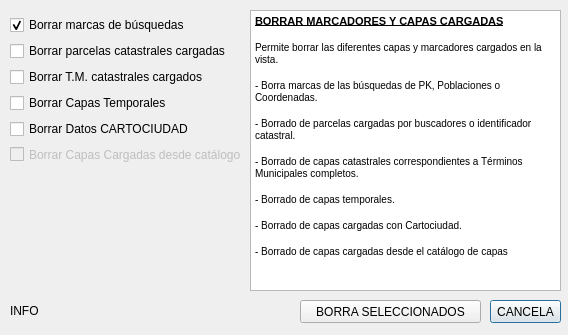
<?xml version="1.0" encoding="UTF-8"?>
<ui version="4.0">
 <author>Agustín Solabre</author>
 <class>jclm_borrarmarcadores</class>
 <widget class="QDialog" name="jclm_borrarmarcadores">
  <property name="geometry">
   <rect>
    <x>0</x>
    <y>0</y>
    <width>568</width>
    <height>335</height>
   </rect>
  </property>
  <property name="windowTitle">
   <string>Borrar Marcas y Capas Cargadas</string>
  </property>
  <widget class="QTextBrowser" name="txbAyuda">
   <property name="geometry">
    <rect>
     <x>250</x>
     <y>10</y>
     <width>311</width>
     <height>281</height>
    </rect>
   </property>
   <property name="html">
    <string>&lt;!DOCTYPE HTML PUBLIC &quot;-//W3C//DTD HTML 4.0//EN&quot; &quot;http://www.w3.org/TR/REC-html40/strict.dtd&quot;&gt;
&lt;html&gt;&lt;head&gt;&lt;meta name=&quot;qrichtext&quot; content=&quot;1&quot; /&gt;&lt;style type=&quot;text/css&quot;&gt;
p, li { white-space: pre-wrap; }
&lt;/style&gt;&lt;/head&gt;&lt;body style=&quot; font-family:'MS Shell Dlg 2'; font-size:8.25pt; font-weight:400; font-style:normal;&quot;&gt;
&lt;p style=&quot; margin-top:0px; margin-bottom:0px; margin-left:0px; margin-right:0px; -qt-block-indent:0; text-indent:0px;&quot;&gt;&lt;span style=&quot; font-weight:600; text-decoration: underline;&quot;&gt;BORRAR MARCADORES Y CAPAS CARGADAS&lt;/span&gt;&lt;/p&gt;
&lt;p style=&quot;-qt-paragraph-type:empty; margin-top:0px; margin-bottom:0px; margin-left:0px; margin-right:0px; -qt-block-indent:0; text-indent:0px; font-size:7.8pt; text-decoration: underline;&quot;&gt;&lt;br /&gt;&lt;/p&gt;
&lt;p style=&quot; margin-top:0px; margin-bottom:0px; margin-left:0px; margin-right:0px; -qt-block-indent:0; text-indent:0px;&quot;&gt;&lt;span style=&quot; font-size:7.8pt;&quot;&gt;Permite borrar las diferentes capas y marcadores cargados en la vista.&lt;/span&gt;&lt;/p&gt;
&lt;p style=&quot;-qt-paragraph-type:empty; margin-top:0px; margin-bottom:0px; margin-left:0px; margin-right:0px; -qt-block-indent:0; text-indent:0px; font-size:7.8pt;&quot;&gt;&lt;br /&gt;&lt;/p&gt;
&lt;p style=&quot; margin-top:0px; margin-bottom:0px; margin-left:0px; margin-right:0px; -qt-block-indent:0; text-indent:0px;&quot;&gt;&lt;span style=&quot; font-size:7.8pt;&quot;&gt;- Borra marcas de las búsquedas de PK, Poblaciones o Coordenadas.&lt;/span&gt;&lt;/p&gt;
&lt;p style=&quot;-qt-paragraph-type:empty; margin-top:0px; margin-bottom:0px; margin-left:0px; margin-right:0px; -qt-block-indent:0; text-indent:0px; font-size:7.8pt;&quot;&gt;&lt;br /&gt;&lt;/p&gt;
&lt;p style=&quot; margin-top:0px; margin-bottom:0px; margin-left:0px; margin-right:0px; -qt-block-indent:0; text-indent:0px;&quot;&gt;&lt;span style=&quot; font-size:7.8pt;&quot;&gt;- Borrado de parcelas cargadas por buscadores o identificador catastral.&lt;/span&gt;&lt;/p&gt;
&lt;p style=&quot;-qt-paragraph-type:empty; margin-top:0px; margin-bottom:0px; margin-left:0px; margin-right:0px; -qt-block-indent:0; text-indent:0px; font-size:7.8pt;&quot;&gt;&lt;br /&gt;&lt;/p&gt;
&lt;p style=&quot; margin-top:0px; margin-bottom:0px; margin-left:0px; margin-right:0px; -qt-block-indent:0; text-indent:0px;&quot;&gt;&lt;span style=&quot; font-size:7.8pt;&quot;&gt;- Borrado de capas catastrales correspondientes a Términos Municipales completos.&lt;/span&gt;&lt;/p&gt;
&lt;p style=&quot;-qt-paragraph-type:empty; margin-top:0px; margin-bottom:0px; margin-left:0px; margin-right:0px; -qt-block-indent:0; text-indent:0px; font-size:7.8pt;&quot;&gt;&lt;br /&gt;&lt;/p&gt;
&lt;p style=&quot; margin-top:0px; margin-bottom:0px; margin-left:0px; margin-right:0px; -qt-block-indent:0; text-indent:0px;&quot;&gt;&lt;span style=&quot; font-size:7.8pt;&quot;&gt;- Borrado de capas temporales.&lt;/span&gt;&lt;/p&gt;
&lt;p style=&quot;-qt-paragraph-type:empty; margin-top:0px; margin-bottom:0px; margin-left:0px; margin-right:0px; -qt-block-indent:0; text-indent:0px; font-size:7.8pt;&quot;&gt;&lt;br /&gt;&lt;/p&gt;
&lt;p style=&quot; margin-top:0px; margin-bottom:0px; margin-left:0px; margin-right:0px; -qt-block-indent:0; text-indent:0px;&quot;&gt;&lt;span style=&quot; font-size:7.8pt;&quot;&gt;- Borrado de capas cargadas con Cartociudad.&lt;/span&gt;&lt;/p&gt;
&lt;p style=&quot;-qt-paragraph-type:empty; margin-top:0px; margin-bottom:0px; margin-left:0px; margin-right:0px; -qt-block-indent:0; text-indent:0px; font-size:7.8pt;&quot;&gt;&lt;br /&gt;&lt;/p&gt;
&lt;p style=&quot; margin-top:0px; margin-bottom:0px; margin-left:0px; margin-right:0px; -qt-block-indent:0; text-indent:0px;&quot;&gt;&lt;span style=&quot; font-size:7.8pt;&quot;&gt;- Borrado de capas cargadas desde el catálogo de capas&lt;/span&gt;&lt;/p&gt;
&lt;p style=&quot;-qt-paragraph-type:empty; margin-top:0px; margin-bottom:0px; margin-left:0px; margin-right:0px; -qt-block-indent:0; text-indent:0px; font-size:7.8pt;&quot;&gt;&lt;br /&gt;&lt;/p&gt;
&lt;p style=&quot;-qt-paragraph-type:empty; margin-top:0px; margin-bottom:0px; margin-left:0px; margin-right:0px; -qt-block-indent:0; text-indent:0px; font-size:7.8pt; text-decoration: underline;&quot;&gt;&lt;br /&gt;&lt;/p&gt;&lt;/body&gt;&lt;/html&gt;</string>
   </property>
  </widget>
  <widget class="QPushButton" name="btnCANCELA">
   <property name="geometry">
    <rect>
     <x>490</x>
     <y>300</y>
     <width>71</width>
     <height>23</height>
    </rect>
   </property>
   <property name="text">
    <string>CANCELA</string>
   </property>
  </widget>
  <widget class="QPushButton" name="btnBORRAR">
   <property name="geometry">
    <rect>
     <x>300</x>
     <y>300</y>
     <width>181</width>
     <height>23</height>
    </rect>
   </property>
   <property name="text">
    <string>BORRA SELECCIONADOS</string>
   </property>
  </widget>
  <widget class="QLabel" name="lblINFO">
   <property name="enabled">
    <bool>true</bool>
   </property>
   <property name="geometry">
    <rect>
     <x>10</x>
     <y>300</y>
     <width>221</width>
     <height>21</height>
    </rect>
   </property>
   <property name="text">
    <string>INFO</string>
   </property>
  </widget>
  <widget class="QWidget" name="layoutWidget">
   <property name="geometry">
    <rect>
     <x>10</x>
     <y>15</y>
     <width>239</width>
     <height>149</height>
    </rect>
   </property>
   <layout class="QVBoxLayout" name="verticalLayout">
    <item>
     <widget class="QCheckBox" name="chbBORRAMARCAS">
      <property name="text">
       <string>Borrar marcas de búsquedas</string>
      </property>
      <property name="checked">
       <bool>true</bool>
      </property>
     </widget>
    </item>
    <item>
     <widget class="QCheckBox" name="chbBORRAPARCAT">
      <property name="enabled">
       <bool>true</bool>
      </property>
      <property name="text">
       <string>Borrar parcelas catastrales cargadas</string>
      </property>
      <property name="checked">
       <bool>false</bool>
      </property>
     </widget>
    </item>
    <item>
     <widget class="QCheckBox" name="chbBORRATMCAT">
      <property name="enabled">
       <bool>true</bool>
      </property>
      <property name="text">
       <string>Borrar T.M. catastrales cargados</string>
      </property>
      <property name="checked">
       <bool>false</bool>
      </property>
     </widget>
    </item>
    <item>
     <widget class="QCheckBox" name="chbBORRATEMP">
      <property name="enabled">
       <bool>true</bool>
      </property>
      <property name="text">
       <string>Borrar Capas Temporales</string>
      </property>
      <property name="checked">
       <bool>false</bool>
      </property>
     </widget>
    </item>
    <item>
     <widget class="QCheckBox" name="chbBORRAcartociudad">
      <property name="enabled">
       <bool>true</bool>
      </property>
      <property name="text">
       <string>Borrar Datos CARTOCIUDAD</string>
      </property>
      <property name="checked">
       <bool>false</bool>
      </property>
     </widget>
    </item>
    <item>
     <widget class="QCheckBox" name="chbCAPASCATALOGO">
      <property name="enabled">
       <bool>false</bool>
      </property>
      <property name="text">
       <string>Borrar Capas Cargadas desde catálogo</string>
      </property>
      <property name="checked">
       <bool>false</bool>
      </property>
     </widget>
    </item>
   </layout>
  </widget>
 </widget>
 <tabstops>
  <tabstop>chbBORRAMARCAS</tabstop>
  <tabstop>chbBORRAPARCAT</tabstop>
  <tabstop>btnBORRAR</tabstop>
  <tabstop>btnCANCELA</tabstop>
  <tabstop>txbAyuda</tabstop>
 </tabstops>
 <resources/>
 <connections/>
</ui>
